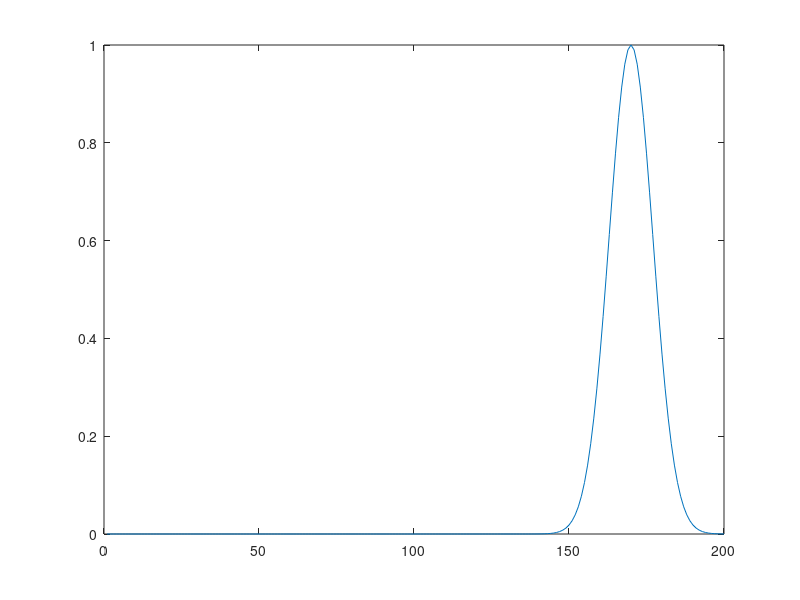

Reproduce this figure in MATLAB.
% Simulation parameters.
SIZE = 200; % No. of spatial steps
MaxTime = 200; % No. of time steps
imp0 = 377.0; % Impedence of free space

% Initialization.
Ez = zeros ( SIZE, MaxTime ); % z-component of E-field
Hy = zeros ( SIZE, MaxTime ); % y-component of H-field
PLOT1(1) = 0; % Data for plotting.

% Outer loop for time-stepping.
for q = 2:MaxTime
    % Calculation of Hy using update difference equation for Hy. This is time step q.
    for m = 1:SIZE-1
        Hy(m,q) = Hy(m,q-1) + ( ( Ez(m+1,q-1) - Ez(m,q-1) ) / imp0 );
    end
    % Calculation of Ez using updated difference equation for Ez. This is time step q+1/2.
    for m = 2:SIZE
        Ez(m,q) = Ez(m,q-1) + ( imp0 * ( Hy(m,q) - Hy(m-1,q) ) );
    end
    % Activating a plane-wave source.
    Ez(1,q) = exp ( - 1 * ( (q-31)^2) / 100 );
end

% Simulation animation.
for i=1:MaxTime
    figure (2)
    plot ( Ez(:,i) )
end

% Plotting Electric field at differenct times. Can be used to view the
% electric field at discrete time steps.
% figure
% plot ( Ez(:,10) )
% figure
% plot ( Ez(:,30) )
% figure
% plot ( Ez(:,50) )
